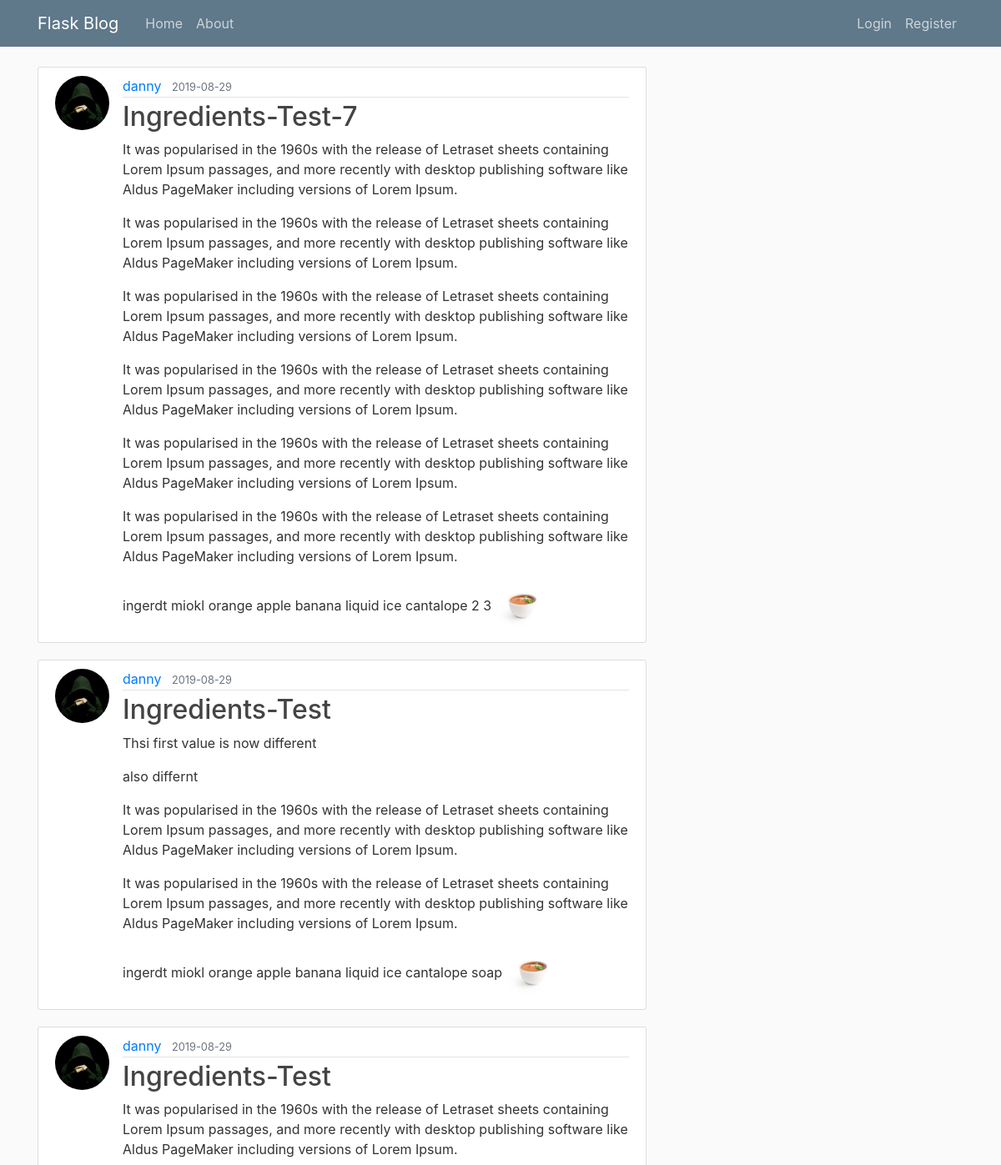
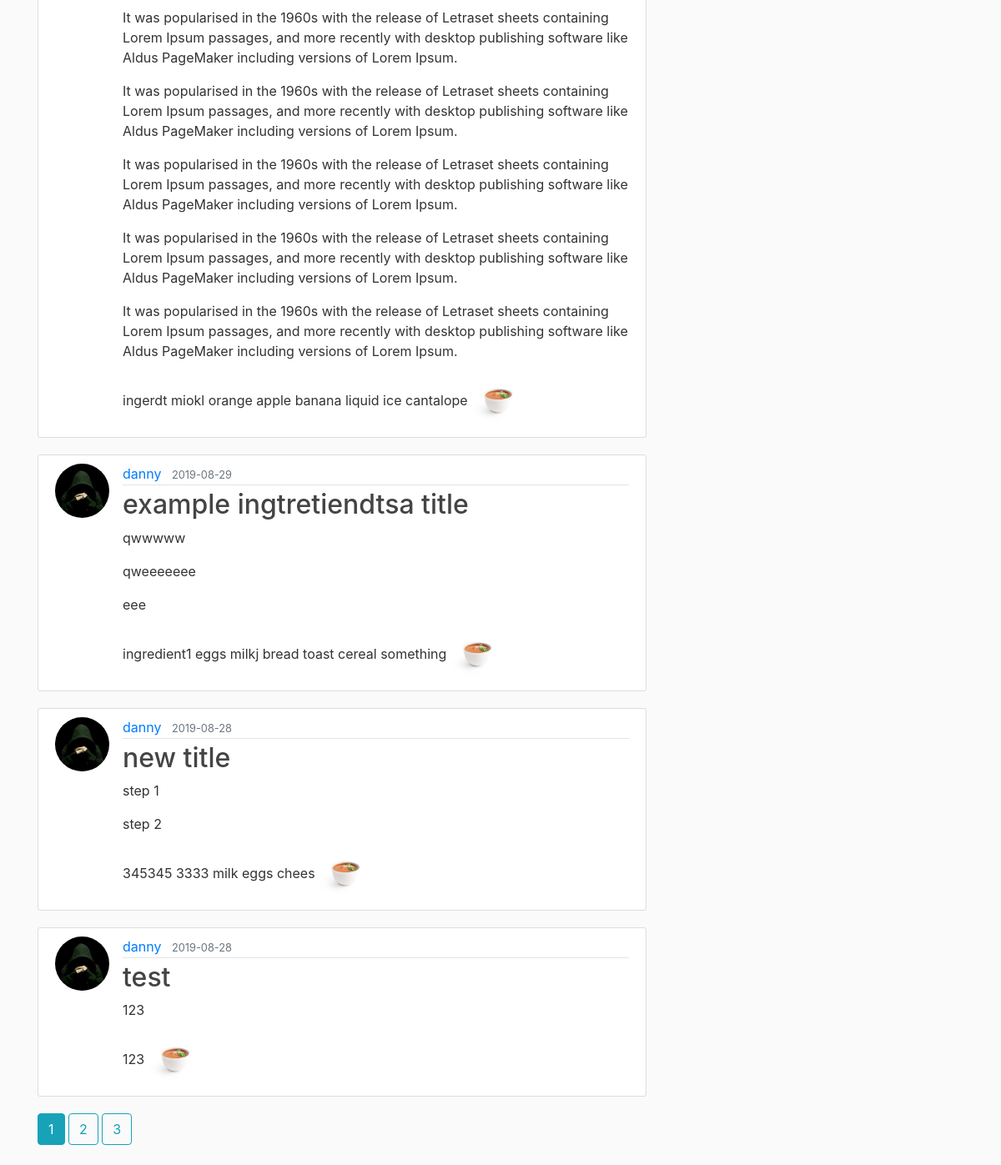
/test, run on the app's committed database (2 pictures, top to bottom).
### backend/flaskblog/models.py (models this page shows, shortened)
class Post(db.Model):
    id = db.Column(db.Integer, primary_key=True)
    title = db.Column(db.String(100), nullable=False)
    time = db.Column(db.String(100), nullable=False)
    serves = db.Column(db.String(100), nullable=False)
    cal = db.Column(db.String(100), nullable=False)
    date_posted = db.Column(db.DateTime, nullable=False, default=datetime.utcnow)
    ingredients = db.Column(db.PickleType(), nullable=False)
    steps = db.Column(db.PickleType(), nullable=False)
    image = db.Column(db.String(20), nullable=False, default='image.jpg')
    user_id = db.Column(db.Integer, db.ForeignKey('user.id'), nullable=False)

class User(db.Model, UserMixin):
    id = db.Column(db.Integer, primary_key=True)
    username = db.Column(db.String(20), unique=True, nullable=False)
    email = db.Column(db.String(120), unique=True, nullable=False)
    image_file = db.Column(db.String(20), nullable=False, default='2.jpg')
    password = db.Column(db.String(60), nullable=False)
    posts = db.relationship('Post', backref='author', lazy=True)

### backend/flaskblog/routes.py (the view)
@app.route("/test")
def test():
    page = request.args.get('page', 1, type=int)
    posts = Post.query.order_by(Post.date_posted.desc()).paginate(page=page, per_page=6)
    return render_template('home1.html', posts=posts)

### backend/flaskblog/templates/home1.html
{% extends "layout.html" %}
{% block content %}
    {% for post in posts.items %}
        <article class="media content-section">
          <img class="rounded-circle article-img" src="{{ url_for('static', filename='profile_pics/' + post.author.image_file) }}">
          <div class="media-body">
            <div class="article-metadata">
              <a class="mr-2" href="{{ url_for('user_posts', username=post.author.username) }}">{{ post.author.username }}</a>
              <small class="text-muted">{{ post.date_posted.strftime('%Y-%m-%d') }}</small>
            </div>
            <h2><a class="article-title" href="{{ url_for('post', post_id=post.id) }}">{{ post.title }}</a></h2>
           {% for result in post.steps %}
           <p class="article-content"> {{ result }} </p>
          {% endfor %}
          {% for result in post.ingredients %}
           {{ result }}
         {% endfor %}
            <img class="rounded-circle article-img" src="{{ url_for('static', filename='post_img/' + post.image) }}">
          </div>
        </article>
    {% endfor %}
    {% for page_num in posts.iter_pages(left_edge=1, right_edge=1, left_current=1, right_current=2) %}
      {% if page_num %}
        {% if posts.page == page_num %}
          <a class="btn btn-info mb-4" href="{{ url_for('home', page=page_num) }}">{{ page_num }}</a>
        {% else %}
          <a class="btn btn-outline-info mb-4" href="{{ url_for('home', page=page_num) }}">{{ page_num }}</a>
        {% endif %}
      {% else %}
        ...
      {% endif %}
    {% endfor %}
{% endblock content %}

### backend/flaskblog/static/main.css (style rules this page uses)
body { background: #fafafa; color: #333333; margin-top: 5rem; }
h1, h2, h3, h4, h5, h6 { color: #444444; }
.content-section { background: #ffffff; padding: 10px 20px; border: 1px solid #dddddd; border-radius: 3px; margin-bottom: 20px; }
.article-title { color: #444444; }
.article-content { white-space: pre-line; }
.article-img { height: 65px; width: 65px; margin-right: 16px; }
.article-metadata { padding-bottom: 1px; margin-bottom: 4px; border-bottom: 1px solid #e3e3e3 }

### data on the page
Post: image_file (picture), author.username "danny", date_posted "2019-08-29", title "Ingredients-Test-7", steps "It was popularised in the 1960s with the release of Letraset sheets containing Lorem Ipsum passages, and more recently with desktop publishing software like Aldus PageMaker including versions of Lorem Ipsum." "It was popularised in the 1960s with the release of Letraset sheets containing Lorem Ipsum passages, and more recently with desktop publishing software like Aldus PageMaker including versions of Lorem Ipsum." "It was popularised in the 1960s with the release of Letraset sheets containing Lorem Ipsum passages, and more recently with desktop publishing software like Aldus PageMaker including versions of Lorem Ipsum." "It was popularised in the 1960s with the release of Letraset sheets containing Lorem Ipsum passages, and more recently with desktop publishing software like Aldus PageMaker including versions of Lorem Ipsum." "It was popularised in the 1960s with the release of Letraset sheets containing Lorem Ipsum passages, and more recently with desktop publishing software like Aldus PageMaker including versions of Lorem Ipsum." "It was popularised in the 1960s with the release of Letraset sheets containing Lorem Ipsum passages, and more recently with desktop publishing software like Aldus PageMaker including versions of Lorem Ipsum.", ingredients "ingerdt" "miokl" "orange" "apple" "banana" "liquid ice" "cantalope" "2" "3", image (picture)
Post: image_file (picture), author.username "danny", date_posted "2019-08-29", title "Ingredients-Test", steps "Thsi first value is now different" "also differnt" "It was popularised in the 1960s with the release of Letraset sheets containing Lorem Ipsum passages, and more recently with desktop publishing software like Aldus PageMaker including versions of Lorem Ipsum." "It was popularised in the 1960s with the release of Letraset sheets containing Lorem Ipsum passages, and more recently with desktop publishing software like Aldus PageMaker including versions of Lorem Ipsum.", ingredients "ingerdt" "miokl" "orange" "apple" "banana" "liquid ice" "cantalope" "soap", image (picture)
Post: image_file (picture), author.username "danny", date_posted "2019-08-29", title "Ingredients-Test", steps "It was popularised in the 1960s with the release of Letraset sheets containing Lorem Ipsum passages, and more recently with desktop publishing software like Aldus PageMaker including versions of Lorem Ipsum." "It was popularised in the 1960s with the release of Letraset sheets containing Lorem Ipsum passages, and more recently with desktop publishing software like Aldus PageMaker including versions of Lorem Ipsum." "It was popularised in the 1960s with the release of Letraset sheets containing Lorem Ipsum passages, and more recently with desktop publishing software like Aldus PageMaker including versions of Lorem Ipsum." "It was popularised in the 1960s with the release of Letraset sheets containing Lorem Ipsum passages, and more recently with desktop publishing software like Aldus PageMaker including versions of Lorem Ipsum." "It was popularised in the 1960s with the release of Letraset sheets containing Lorem Ipsum passages, and more recently with desktop publishing software like Aldus PageMaker including versions of Lorem Ipsum." "It was popularised in the 1960s with the release of Letraset sheets containing Lorem Ipsum passages, and more recently with desktop publishing software like Aldus PageMaker including versions of Lorem Ipsum.", ingredients "ingerdt" "miokl" "orange" "apple" "banana" "liquid ice" "cantalope", image (picture)
Post: image_file (picture), author.username "danny", date_posted "2019-08-29", title "example ingtretiendtsa title", steps "qwwwww" "qweeeeeee" "eee", ingredients "ingredient1" "eggs" "milkj" "bread" "toast" "cereal" "something", image (picture)
Post: image_file (picture), author.username "danny", date_posted "2019-08-28", title "new title", steps "step 1" "step 2", ingredients "345345" "3333" "milk" "eggs" "chees", image (picture)
Post: image_file (picture), author.username "danny", date_posted "2019-08-28", title "test", steps "123", ingredients "123", image (picture)

### other printed values
{{ page_num }} "1"
{{ page_num }} "2" "3"
